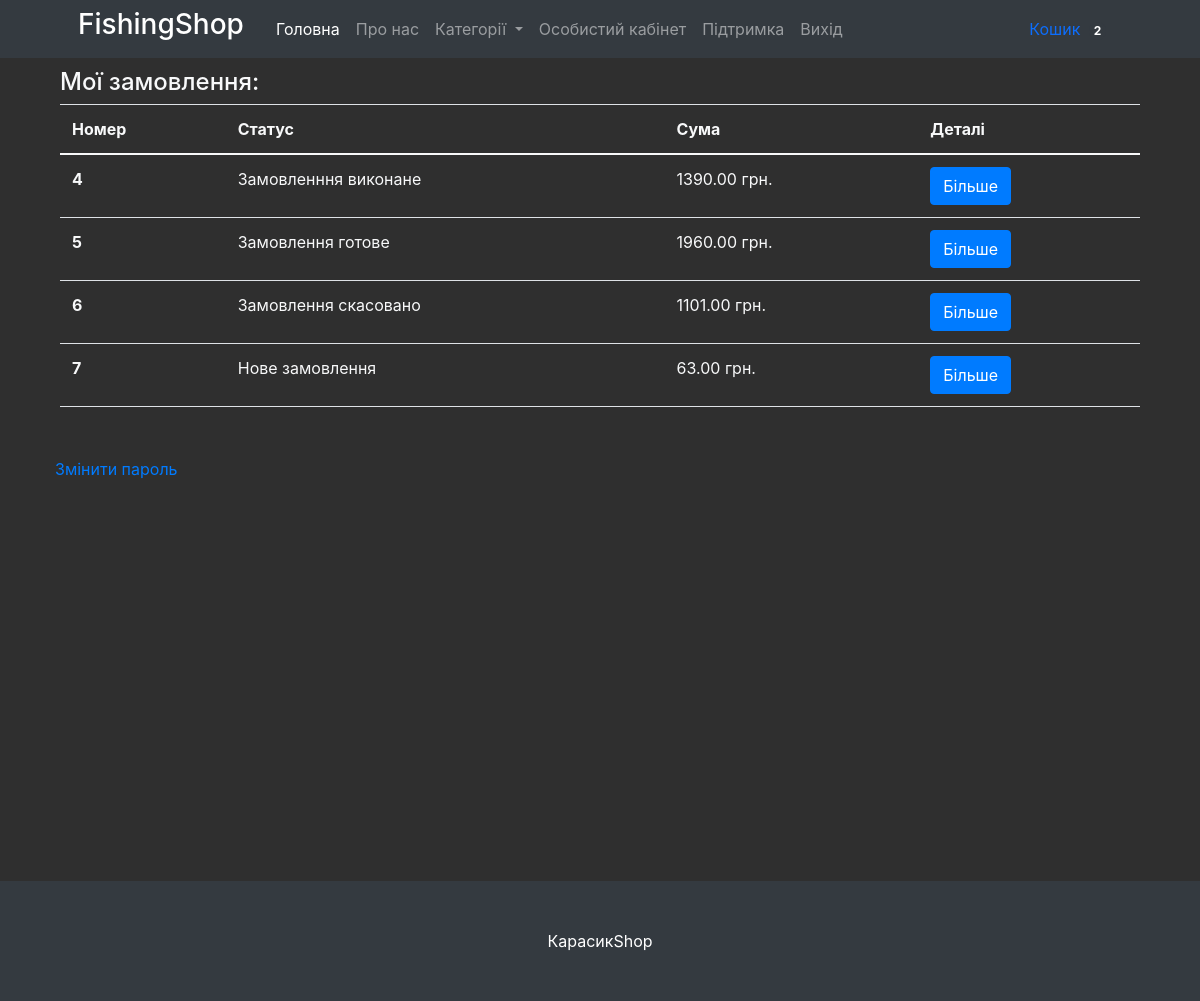
/profile/ (signed in), run on the app's committed database.
### mainapp/models.py (models this page shows, shortened)
class Cart(models.Model):
    owner = models.ForeignKey('Customer', null=True, verbose_name='Власник', on_delete=models.CASCADE)
    products = models.ManyToManyField(CartProduct, blank=True, related_name='related_cart')
    total_products = models.PositiveIntegerField(default=0)
    final_price = models.DecimalField(max_digits=9, default=0, decimal_places=2, verbose_name='Загальна ціна')
    in_order = models.BooleanField(default=False)
    for_anonymous_user = models.BooleanField(default=False)

class Order(models.Model):
    STATUS_NEW = 'new'
    STATUS_IN_PROGRESS = 'in_progress'
    STATUS_READY = 'is_ready'
    STATUS_COMPLETED = 'completed'
    STATUS_CANCELED = 'canceled'
    BUYING_TYPE_SELF = 'self'
    BUYING_TYPE_DELIVERY = 'delivery'
    STATUS_CHOICES = (
        (STATUS_NEW, 'Нове замовлення'),
        (STATUS_IN_PROGRESS, 'Замовлення в оброці'),
        (STATUS_READY, 'Замовлення готове'),
        (STATUS_COMPLETED, 'Замовленння виконане'),
        (STATUS_CANCELED, 'Замовлення скасовано')
    )
    BUYING_TYPE_CHOICES = (
        (BUYING_TYPE_SELF, 'Самовивіз'),
        (BUYING_TYPE_DELIVERY, 'Доставка')
    )
    customer = models.ForeignKey(Customer, verbose_name='Покупець', related_name='related_orders', on_delete=models.CASCADE)
    first_name = models.CharField(max_length=255, verbose_name="Ім'я")
    last_name = models.CharField(max_length=255, verbose_name='Прізвище')
    phone = models.CharField(max_length=20, verbose_name='Телефон')
    cart = models.ForeignKey(Cart, verbose_name='Кошик', on_delete=models.CASCADE, null=True, blank=True)
    address = models.CharField(max_length=1024, verbose_name='Адреса', null=True, blank=True)
    status = models.CharField(
        max_length=100,
        verbose_name='Статус замовлення',
        choices=STATUS_CHOICES,
        default=STATUS_NEW
    )
    buying_type = models.CharField(
        max_length=100,
        verbose_name='Тип замовлення',
        choices=BUYING_TYPE_CHOICES,
        default=BUYING_TYPE_SELF
    )
    comment = models.TextField(verbose_name='Комментар щодо замовлення', null=True, blank=True)
    created_at = models.DateTimeField(auto_now=True, verbose_name='Дата створення замовлення')

### mainapp/views.py (the view)
# urls.py: path('profile/', ProfileView.as_view(), name='profile'),
class ProfileView(CartMixin, View):
    def get(self, request, *args, **kwargs):
        customer = Customer.objects.get(user=request.user)
        categories = Category.objects.all()
        context = {
            'customer': customer,
            'categories': categories,
            'cart': self.cart,
        }
        return render(request, 'profile.html', context)

### mainapp/mixins.py (called while the page is built)
    def dispatch(self, request, *args, **kwargs):
        if request.user.is_authenticated:
            customer = Customer.objects.filter(user=request.user).first()
            if not customer:
                customer = Customer.objects.create(
                    user=request.user
                )
            cart = Cart.objects.filter(owner=customer, in_order=False).first()
            if not cart:
                cart = Cart.objects.create(owner=customer)
        else:
            cart = Cart.objects.filter(for_anonymous_user=True).first()
            if not cart:
                cart = Cart.objects.create(for_anonymous_user=True)
        self.cart = cart
        return super().dispatch(request, *args, **kwargs)

### mainapp/models.py (called while the page is built)
    def get_absolute_url(self):
        return reverse('category_detail', kwargs={'slug': self.slug})

    def get_absolute_url(self):
        return reverse('product_detail', kwargs={'slug': self.slug})

### mainapp/templates/profile.html (shortened to what this page needs)
{% extends 'base.html' %}
{% block content %}
    <div class="container text-light">
        <div class="col-12">
            <h4 style="margin-top: 10px;">Мої замовлення:</h4>
            <div class="tab-content" id="nav-tabContent">
                <div class="tab-pane fade show active" id="list-orders" role="tabpanel"
                     aria-labelledby="list-orders-list">
                    {% if not customer.orders.all %}
                        <h3 style="text-align: center; margin-top: 250px;">На данний момент ви не робили замовлень</h3>
                    {% elif customer.orders.all %}
                        <table class="table text-light">
                            <thead>
                            <tr>
                                <th scope="col">Номер</th>
                                <th scope="col">Статус</th>
                                <th scope="col">Сума</th>
                                <th scope="col">Деталі</th>
                            </tr>
                            </thead>
                            <tbody class="text-light">
                            {% for order in customer.orders.all %}
                                <tr>
                                    <th scope="row">{{ order.id }}</th>
                                    <td>{{ order.get_status_display }}</td>
                                    <td>{{ order.cart.final_price }} грн.</td>
                                    <td>
                                        <button style="max-width: 100%" type="button" class="btn btn-primary"
                                                data-bs-toggle="modal"
                                                data-bs-target="#orderDetails-{{ order.id }}">Більше
                                        </button>
                                    </td>
                                </tr>
                            {% endfor %}
                            </tbody>
                        </table>
                    {% endif %}
                </div>
            </div>
        </div>
        <div style="margin-top: 50px; margin-left: 10px;">
            <a href="{% url 'newPas' %}">Змінити пароль</a>
        </div>
    </div>
{% endblock content %}

### mainapp/templates/base.html (shortened to what this page needs)
{% load static %}
<!DOCTYPE html>
<html lang="uk">
<head>
    <link href='{% static "bootstrap/bootstrap.min.css" %}' rel="stylesheet"/>
    <link rel="stylesheet" href="https://cdn.jsdelivr.net/npm/@fancyapps/ui@4.0/dist/fancybox.css"/>
    <link href="https://cdnjs.cloudflare.com/ajax/libs/twitter-bootstrap/4.1.2/css/bootstrap.min.css" rel="stylesheet"/>
    <link href="https://cdn.jsdelivr.net/npm/slick-carousel@1.8.1/slick/slick.css" rel="stylesheet"/>
    <link href="https://cdnjs.cloudflare.com/ajax/libs/fancybox/3.3.5/jquery.fancybox.min.css" rel="stylesheet"/>
</head>
<body>
<nav class="navbar navbar-expand-lg navbar-dark bg-dark">
    <div class="container px-4 px-lg-5">
        <a href="/"><h3 class="title"><span>FishingShop</span></h3></a>
        <div class="collapse navbar-collapse" id="navbarSupportedContent">
            <ul class="navbar-nav me-auto mb-2 mb-lg-0 ms-lg-4">
                <li class="nav-item">
                    <a class="nav-link active" aria-current="page" href="{% url 'index' %}">
                        Головна
                    </a>
                </li>
                <li class="nav-item"><a class="nav-link" href="{% url 'about' %}">Про нас</a></li>
                <li class="nav-item dropdown">
                    <a class="nav-link dropdown-toggle" id="navbarDropdown" href="#" role="button"
                       data-bs-toggle="dropdown" aria-expanded="false">
                        Категорії
                    </a>
                </li>
                {% if request.user.is_authenticated %}
                    <li class="nav-item">
                        <a class="nav-link" href="{% url 'profile' %}">Особистий кабінет</a>
                    </li>
                    <li class="nav-item">
                        <a class="nav-link" href="{% url 'support' %}">Підтримка</a>
                    </li>
                    <li class="nav-item">
                        <a class="nav-link" href="{% url 'logout' %}">Вихід</a>
                    </li>
                {% endif %}
            </ul>
            <a class="nav-link" href="{% url 'cart' %}">
                Кошик
                <span class="badge bg-dark text-white ms-1 rounded-pill">{{ cart.products.count }}</span>
            </a>
        </div>
    </div>
</nav>
{% block content %}{% endblock content %}
<footer class="py-5 bg-dark" style="margin-top: 400px;">
    <div class="container"><p class="m-0 text-center text-white">КарасикShop</p></div>
</footer>
</body>
</html>

### mainapp/templates/base.html (style rules this page uses)
body { background-color: #242424f2; }
.title { color: white; }

### data on the page
Cart: products.count "2"
Order: id "4", status "Замовленння виконане", cart.final_price "1390.00"
Order: id "5", status "Замовлення готове", cart.final_price "1960.00"
Order: id "6", status "Замовлення скасовано", cart.final_price "1101.00"
Order: id "7", status "Нове замовлення", cart.final_price "63.00"
